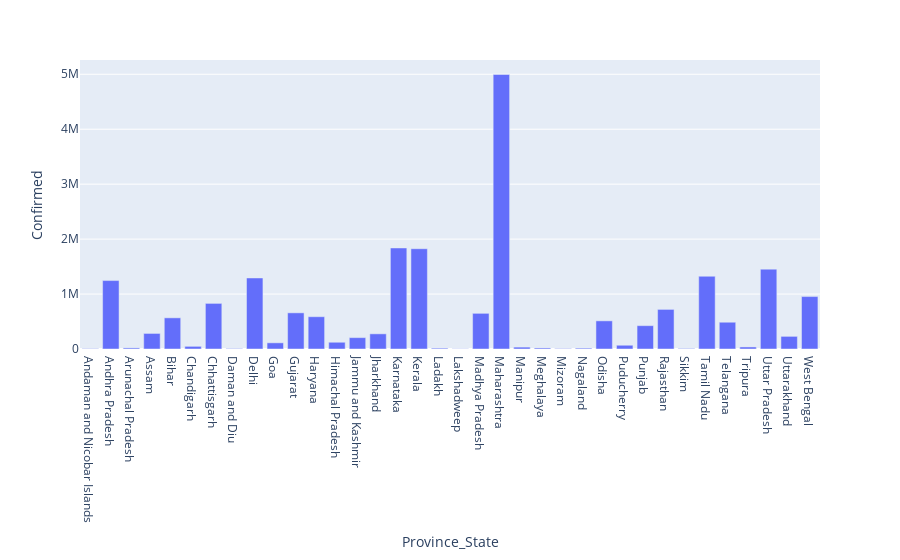

Notebook code cell kept with this figure:
### Code cell
px.bar(india_df,x='Province_State',y='Confirmed')

### Figure 1 — Plotly figure (JSON) as saved in the notebook; plotly's stock layout.template omitted (floating-point values rounded to 4 significant figures)
{"data": [{"alignmentgroup": "True", "hovertemplate": "Province_State=%{x}<br>Confirmed=%{y}<extra></extra>", "legendgroup": "", "marker": {"color": "#636efa"}, "name": "", "offsetgroup": "", "orientation": "v", "showlegend": false, "textposition": "auto", "type": "bar", "x": ["Andaman and Nicobar Islands", "Andhra Pradesh", "Arunachal Pradesh", "Assam", "Bihar", "Chandigarh", "Chhattisgarh", "Daman and Diu", "Delhi", "Goa", "Gujarat", "Haryana", "Himachal Pradesh", "Jammu and Kashmir", "Jharkhand", "Karnataka", "Kerala", "Ladakh", "Lakshadweep", "Madhya Pradesh", "Maharashtra", "Manipur", "Meghalaya", "Mizoram", "Nagaland", "Odisha", "Puducherry", "Punjab", "Rajasthan", "Sikkim", "Tamil Nadu", "Telangana", "Tripura", "Uttar Pradesh", "Uttarakhand", "West Bengal"], "xaxis": "x", "y": [6311, 1245374, 19802, 283313, 567269, 48442, 830117, 8596, 1292867, 112462, 658036, 587682, 122906, 206954, 276062, 1838885, 1824856, 15023, 3629, 649114, 4996758, 34333, 18927, 7382, 15580, 512400, 68373, 424647, 720799, 9451, 1323965, 487199, 37208, 1453679, 229993, 954282], "yaxis": "y"}], "layout": {"barmode": "relative", "legend": {"tracegroupgap": 0}, "margin": {"t": 60}, "xaxis": {"anchor": "y", "domain": [0, 1], "title": {"text": "Province_State"}}, "yaxis": {"anchor": "x", "domain": [0, 1], "title": {"text": "Confirmed"}}}}
